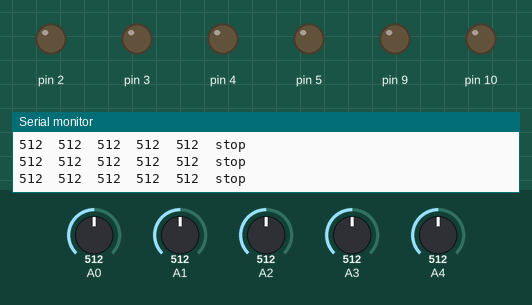
Simulated run of this sketch. Board: Arduino Uno, built with avr-gcc and run on an emulated ATmega328P. On the bench: output pins drawn as LEDs (lit = HIGH), the last lines printed to the serial monitor. The test bench sets the inputs (shaded band); at power-on: A0 = 512, A1 = 512, A4 = 512, A2 = 512, A3 = 512.

Above: at 1.2 s.
1.3 s: A0 set to 89
4.3 s: A0 set to 72
7.3 s: A1 set to 89
10.3 s: A1 set to 71
At 11.1 s:
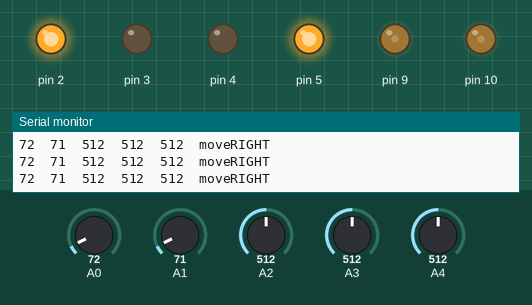
11.8 s: A4 set to 83
14.8 s: A4 set to 73
At 15.3 s:
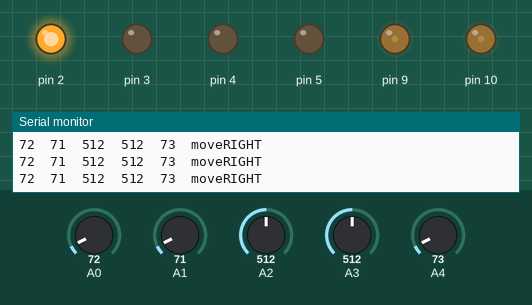
Timing chart, 0 to 17.3 s (numbered marks = the images above; inputs shaded):
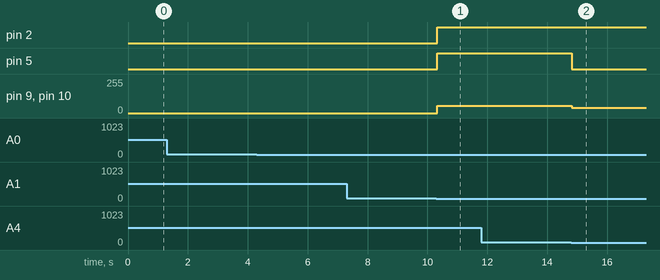

The sketch:

Line_follower.ino
```cpp
int TRESH=80;
void setspeed(int Speed)
{
  analogWrite(9, Speed);
  analogWrite(10, Speed);
}

void moveforward()
{
 setspeed(45);
  digitalWrite(2, HIGH);
  digitalWrite(3, LOW);
  digitalWrite(4, HIGH);
  digitalWrite(5, LOW);

  }
void arcright()
{

  setspeed(40);
  digitalWrite(2, HIGH);
  digitalWrite(3, LOW);
  digitalWrite(4, LOW);
  digitalWrite(5, LOW);

  }
  void arcleft()
{

  setspeed(40);
  digitalWrite(2, LOW);
  digitalWrite(3, LOW);
  digitalWrite(4, HIGH);
  digitalWrite(5, LOW);

  }

void spotright()
{

  setspeed(55);
  digitalWrite(2, HIGH);
  digitalWrite(3, LOW);
  digitalWrite(4, LOW);
  digitalWrite(5, HIGH);

  }
void spotleft()
{

  setspeed(55);
  digitalWrite(2, LOW);
  digitalWrite(3, HIGH);
  digitalWrite(4, HIGH);
  digitalWrite(5, LOW);

  }


void Stop()
{
  digitalWrite(2, LOW);
  digitalWrite(3, LOW);
  digitalWrite(4, LOW);
  digitalWrite(5, LOW);
  }

void setup()
{

   pinMode(2,OUTPUT);
   pinMode(3,OUTPUT);
   pinMode(4,OUTPUT);
   pinMode(5,OUTPUT);
  Serial.begin(9600);
  }

void loop() {
  int L2=analogRead(A0);
  int L1=analogRead(A1);
  int C=analogRead(A2);
  int R1=analogRead(A3);
  int R2=analogRead(A4);

Serial.print("\n");
Serial.print(L2);
Serial.print("\t");
Serial.print(L1);
Serial.print("\t");
Serial.print(C);
Serial.print("\t");
Serial.print(R1);
Serial.print("\t");
Serial.print(R2);
Serial.print("\t");

if(L2>TRESH && L1>TRESH && C>TRESH && R1>TRESH && R2>TRESH)//all
{
 delay(200);
 Stop();
 Serial.print("stop");
  }
//  else if (L2<TRESH&&L1<TRESH&&C<TRESH&&R1<TRESH&&R2<TRESH)
//{
// arcleft();
// Serial.print("spotLEFT");
// delay(20);
// }
else if (L2>TRESH&&L1>TRESH&&C>TRESH&&R1<TRESH&&R2<TRESH)//L1,L2,C
{
 spotleft();
 Serial.print("moveLEFT");
 delay(20);
 }
else if (L2<TRESH&&L1<TRESH&&C>TRESH&&R1>TRESH&&R2>TRESH)//C,R1,R2
{
 spotright();
 Serial.print("moveRIGHT");
 delay(20);
 }
else if (L2<TRESH&&L1>TRESH&&C>TRESH&&R1<TRESH&&R2<TRESH)//L1,C
{
 arcleft();
 Serial.print("moveLEFT");
 delay(20);
 }
else if (L2<TRESH&&L1<TRESH&&C>TRESH&&R1>TRESH&&R2<TRESH)//C,R1
{
 arcright();
 Serial.print("moveRIGHT");
 delay(20);
 }
 else if (L2>TRESH&&L1<TRESH&&C<TRESH&&R1<TRESH&&R2<TRESH)//L2
{
 spotleft();
 Serial.print("moveLEFT");
 delay(20);
 }
else if (L2<TRESH&&L1<TRESH&&C<TRESH&&R1<TRESH&&R2>TRESH)//R2
{
 spotright();
 Serial.print("moveRIGHT");
 delay(20);
 }
else if (L2<TRESH&&L1>TRESH&&C>TRESH&&R1>TRESH&&R2<TRESH)//L1,C,R1
{
 moveforward();
 Serial.print("moveRIGHT");
 delay(20);
 }
else if (L2<TRESH&&L1<TRESH&&C>TRESH&&R1<TRESH&&R2<TRESH)//C
{
 moveforward();
 Serial.print("moveforwd");
 delay(20);
 }
 else if (L2>TRESH&&L1>TRESH&&C<TRESH&&R1<TRESH&&R2<TRESH)//L2,L1
{
 spotleft();
 Serial.print("moveRIGHT");
 delay(20);
 }
 else if (L2<TRESH&&L1<TRESH&&C<TRESH&&R1>TRESH&&R2>TRESH)//R1,R2
{
 spotright();
 Serial.print("moveRIGHT");
 delay(20);
 }
 else if (L2<TRESH&&L1>TRESH&&C<TRESH&&R1<TRESH&&R2<TRESH)//L1
{
 arcleft();
 Serial.print("moveRIGHT");
 delay(20);
 }
 else if (L2<TRESH&&L1<TRESH&&C<TRESH&&R1>TRESH&&R2<TRESH)//R1
{
 arcright();
 Serial.print("moveRIGHT");
 delay(20);
 }


 }
```

Measured:
- the behaviour switches between 80 and 79 on A1 (found by bisection; images 0 and 1)
- the behaviour switches between 80 and 79 on A4 (found by bisection; images 1 and 2)
- after the input at 10.3 s, pin 2, pin 5: LOW → HIGH at once; pin 9, pin 10: 0/255 → 55/255 at once
- after the input at 14.8 s, pin 5: HIGH → LOW at once; pin 9, pin 10: 55/255 → 40/255 at once
